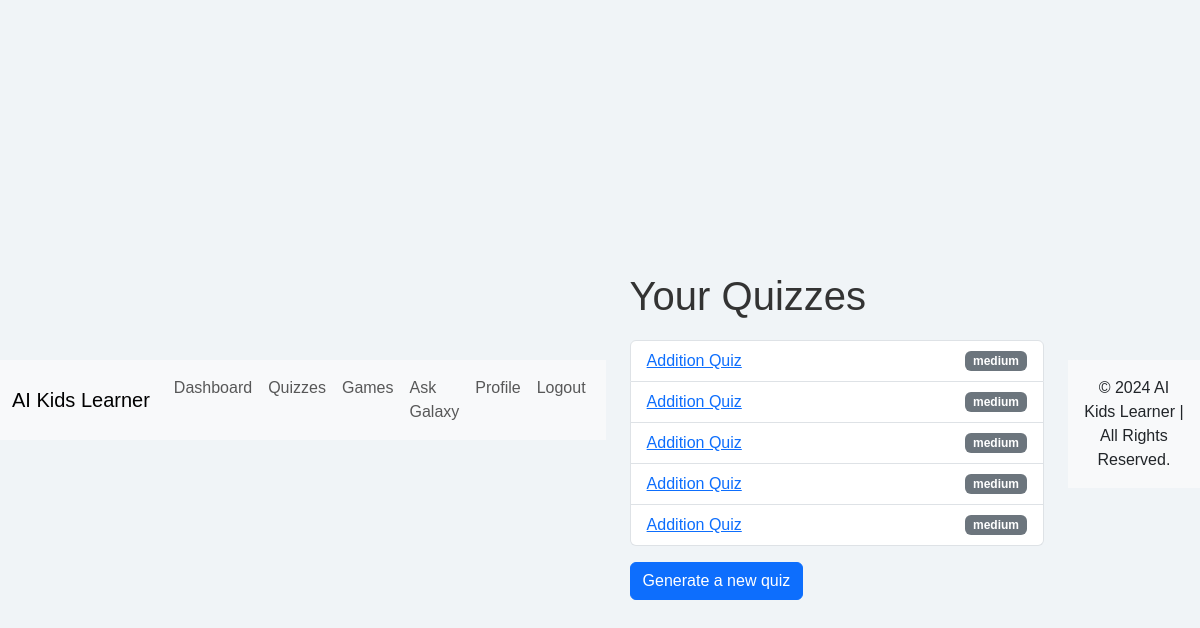
Before: /quizzes (signed in) with the older database file.
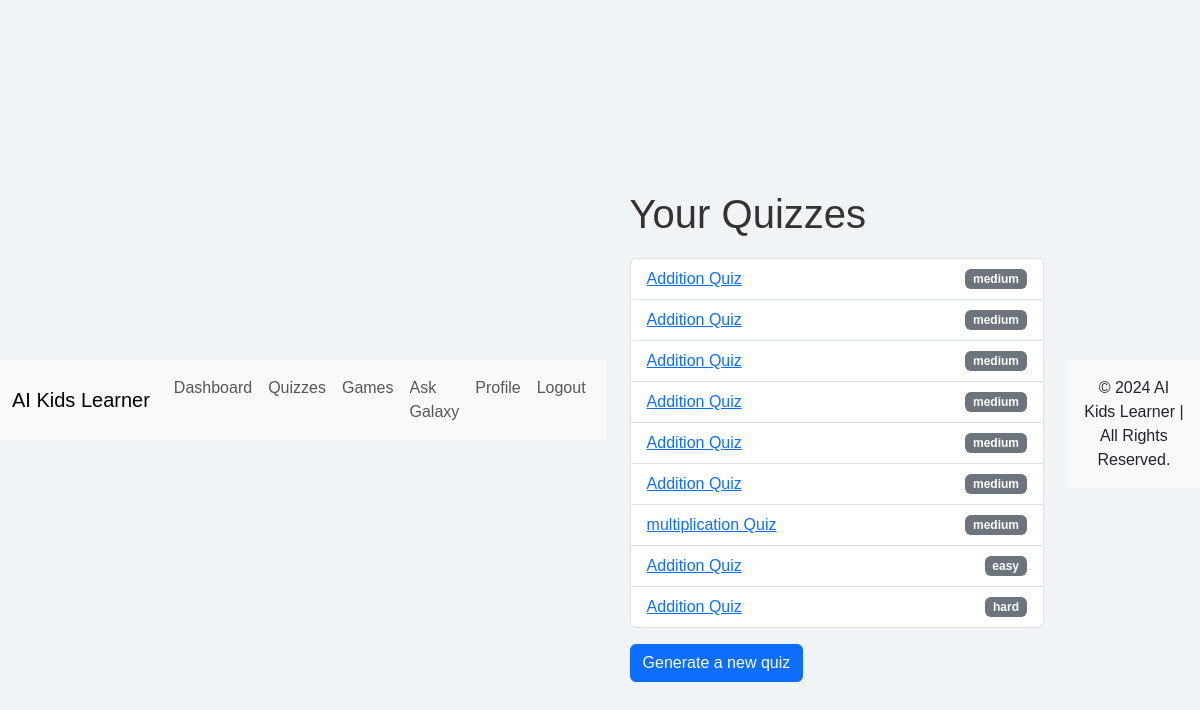
After: the same page with the newer database file.
### app.py (models this page shows, shortened)
class Quiz(db.Model):
    id = db.Column(db.Integer, primary_key=True)
    title = db.Column(db.String(150), nullable=False)
    difficulty = db.Column(db.String(50), nullable=False)
    questions = db.Column(db.Text)  # Store questions as text
    answers = db.Column(db.Text)    # Store answers as text
    max_score = db.Column(db.Integer, nullable=False)
    student_id = db.Column(db.Integer, db.ForeignKey('user.id'))
    score = db.Column(db.Integer, nullable=False)

### app.py (the view)
@app.route('/quizzes')
def quizzes():
    if 'username' in session:
        user_id = session['user_id']
        quizzes = Quiz.query.filter_by(student_id=user_id).all()  # Filter by logged-in user
        return render_template('quizzes.html', quizzes=quizzes)
    return redirect(url_for('login'))

### templates/quizzes.html (shortened to what this page needs)
{% extends "base.html" %}
{% block content %}
<div class="container mt-5">
    <h1>Your Quizzes</h1>
    <ul class="list-group">
        {% for quiz in quizzes %}
            <li class="list-group-item d-flex justify-content-between align-items-center">
                <a href="{{ url_for('take_quiz', quiz_id=quiz.id) }}">{{ quiz.title }}</a>
                <span class="badge bg-secondary">{{ quiz.difficulty }}</span>
            </li>
        {% else %}
            <li class="list-group-item">No quizzes found</li>
        {% endfor %}
    </ul>
    <a href="{{ url_for('generate_quiz') }}" class="btn btn-primary mt-3">Generate a new quiz</a>
</div>
{% endblock %}

### templates/base.html (shortened to what this page needs)
<!DOCTYPE html>
<html lang="en">
<head>
    <link href="https://cdn.jsdelivr.net/npm/bootstrap@5.3.0-alpha1/dist/css/bootstrap.min.css" rel="stylesheet">
    <link rel="stylesheet" href="{{ url_for('static', filename='css/styles.css') }}">
</head>
<body>
    <nav class="navbar navbar-expand-lg navbar-light bg-light">
        <div class="container-fluid">
            <a class="navbar-brand" href="{{ url_for('home') }}">AI Kids Learner</a>
            <div class="collapse navbar-collapse" id="navbarNav">
                <ul class="navbar-nav ms-auto">
                    <li class="nav-item">
                        <a class="nav-link" href="{{ url_for('dashboard') }}">Dashboard</a>
                    </li>
                    <li class="nav-item">
                        <a class="nav-link" href="{{ url_for('quizzes') }}">Quizzes</a>
                    </li>
                    <li class="nav-item">
                        <a class="nav-link" href="{{ url_for('games') }}">Games</a>
                    </li>
                    <li class="nav-item">
                        <a class="nav-link" href="{{ url_for('ask_chatgpt') }}">Ask Galaxy</a>
                    </li>
                    <li class="nav-item">
                        <a class="nav-link" href="{{ url_for('profile') }}">Profile</a>
                    </li>
                    <li class="nav-item">
                        <a class="nav-link" href="{{ url_for('logout') }}">Logout</a>
                    </li>
                </ul>
            </div>
        </div>
    </nav>
    <div class="container mt-4">
        {% block content %}{% endblock %}
    </div>
    <footer class="bg-light text-center text-lg-start mt-5">
        <div class="text-center p-3">
            © 2024 AI Kids Learner | All Rights Reserved.
        </div>
    </footer>
</body>
</html>

### static/styles.css (style rules this page uses)
body { margin: 0; padding: 0; font-family: 'Arial', sans-serif; background-color: #f0f4f7; height: 100vh; display: flex; justify-content: center; align-items: center; }
h1 { margin-bottom: 20px; color: #333; }

Changed rows visible on the page:
added Quiz: title "Addition Quiz", difficulty "medium"
added Quiz: title "multiplication Quiz", difficulty "medium"
added Quiz: title "Addition Quiz", difficulty "easy"
added Quiz: title "Addition Quiz", difficulty "hard"
